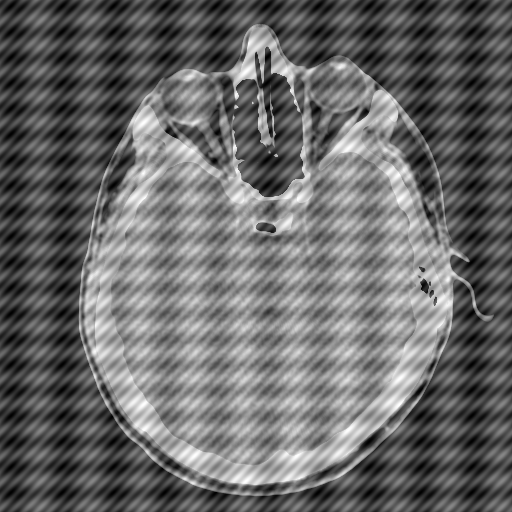
#> input picture imgs/HeadCT_degradada.tif, 512 x 512 px
$ python 001-passa-baixo.py --imagem ../imgs/HeadCT_degradada.tif
#> lines starting #> are read from the running program, lines starting #| are printed output that depends on the picture
'''
Ejercicio 1: Filtros pasa-bajos
1. Genere diferentes máscaras de promediado, utilizando filtro de promediado o
caja (box filter) y el formato cruz.
Aplique los filtros sobre una imagen y verifique los efectos de aumentar el
tamaño de la máscara en la imagen resultante.
Ayuda: mask = np.ones((3,3),np.float32)/9

2. Genere máscaras de filtrado gaussianas con diferente σ y diferente tamaño.
Visualice y aplique las máscaras sobre una imagen. Compare los resultados
con los de un filtro de promediado del mismo tamaño.

3. Utilice el filtro de mediana sobre una imagen con diferentes tamaños de ven-
tana. Compare los resultados con los filtros anteriores para un mismo tamaño.
'''

import cv2 as cv
import numpy as np
from matplotlib import pyplot as plt
import argparse


'''
    Argumentos
'''
ap = argparse.ArgumentParser()
ap.add_argument("-i", "--imagem", required=True, help="Caminho da Imagem")


'''
    Gerar kernel para filtro espacial. Tamanho ÍMPAR.
Filtro de promediado: pesos iguais, com soma sempre igual à um.
'''
def gen_kernel(tam_jan, peso, cruz=False):
    if not cruz:
        kernel = np.ones((tam_jan, tam_jan), np.float32)/peso
        return kernel
    else:
        kernel = np.zeros((tam_jan, tam_jan), np.float32)
        # Fazer cruz, posição centro
        centro = tam_jan // 2
        # Qtd elementos presentes na cruz: 2 * tam_jan - 1,

        # Para todos os elementos terem o mesmo peso:
        qtd_cruz = 2 * tam_jan - 1
        elm = 1/(peso/qtd_cruz)
        for x in range(-centro, centro + 1, 1):
            # Linha
            kernel[centro + x, centro] = elm
            # Coluna
            kernel[centro, centro + x] = elm

        return kernel

        # Para elemento central do kernel ter peso maior:
        '''
        # Para desconsiderar elemento central: -2
        qtd_cruz = 2 * tam_jan - 2
        # Elemento central da cruz
        elm_cen = 1/(peso/2)
        # Outros elementos:
        elm = 1/(elm_cen/qtd_cruz)

        for x in range(centro, centro + 1, 1):
            # Preencher cruz:
            # Linha
            kernel[centro + x, centro] = elm
            # Coluna
            kernel[centro, centro + x] = elm

        # Elemento central
        kernel[centro, centro] = elm_cen
        '''


def main():
    # Argumentos e Imagem
    args = vars(ap.parse_args())
    img = cv.imread(args["imagem"], 0)
#> img is the input picture: shape (512, 512); min 0, max 255, mean 105.3

    # Gerar kernel
    k = gen_kernel(25, (25*25))
    # Aplicar filtro
    dst = cv.filter2D(img, -1, k)
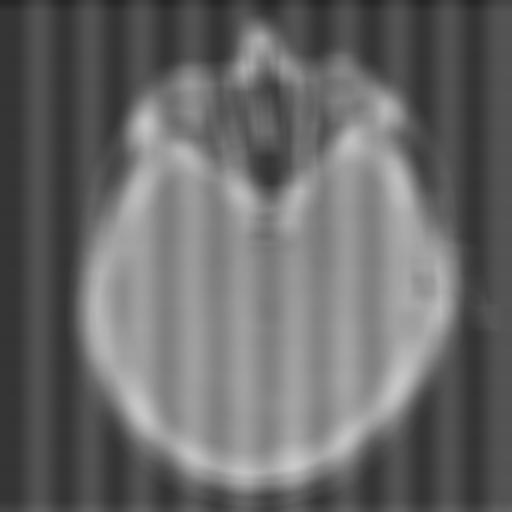
#> dst: shape (512, 512); min 38, max 201, mean 105.3
    # Filtro Gaussiano
    gauss = cv.GaussianBlur(img, (25,25), 0)
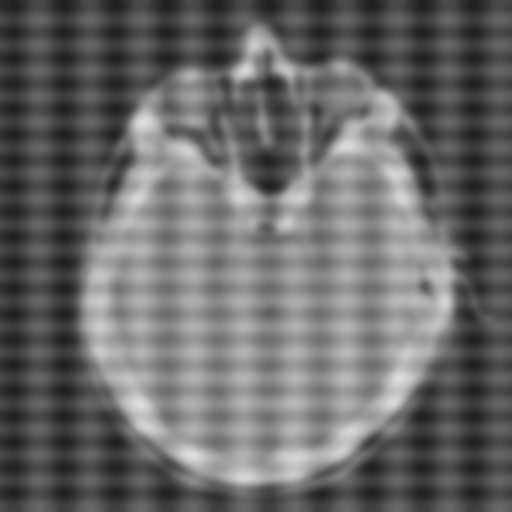
#> gauss: shape (512, 512); min 31, max 221, mean 105.3
    # Filtro de Mediana
    med = cv.medianBlur(img, 25)


    # Mostrar
    plt.subplot(2,2,1)
    plt.xticks([])
    plt.yticks([])
    plt.title("Imagem Original")
    plt.imshow(img, cmap="gray")

    plt.subplot(2,2,2)
    plt.xticks([])
    plt.yticks([])
    plt.title("Filtro de Média")
    plt.imshow(dst, cmap="gray")

    plt.subplot(2,2,3)
    plt.xticks([])
    plt.yticks([])
    plt.title("Filtro Gaussiano ")
    plt.imshow(gauss, cmap="gray")

    plt.subplot(2,2,4)
    plt.xticks([])
    plt.yticks([])
    plt.title("Filtro de Mediana")
    plt.imshow(med, cmap="gray")

    plt.show()
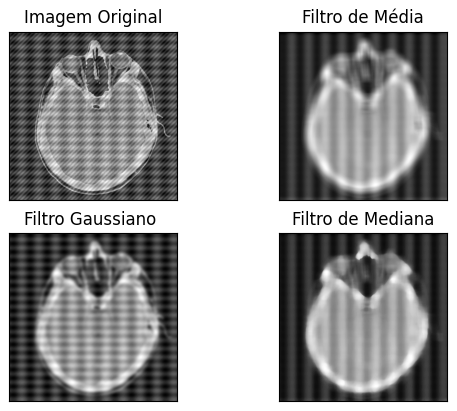
#> figure drawn by matplotlib, 4 panels


if __name__ == "__main__":
    main()

$ run again, on imgs/botellas3.tif
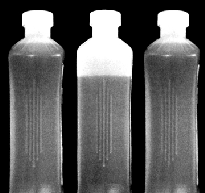
#> input picture imgs/botellas3.tif, 205 x 193 px
#> in main, img is the input picture: shape (193, 205); min 0, max 255, mean 90.4
#> in main, `dst = cv.filter2D(img, -1, k)`:
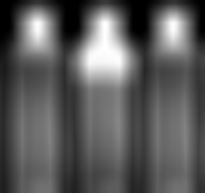
#> dst: shape (193, 205); min 0, max 255, mean 90.6
#> in main, `plt.show()`:
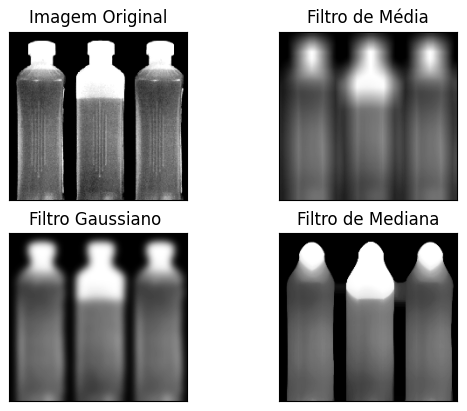
#> figure drawn by matplotlib, 4 panels

$ run again, on imgs/botellas4.tif
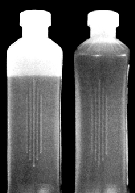
#> input picture imgs/botellas4.tif, 135 x 193 px
#> in main, img is the input picture: shape (193, 135); min 0, max 255, mean 95.4
#> in main, `dst = cv.filter2D(img, -1, k)`:
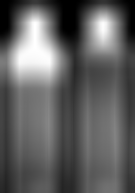
#> dst: shape (193, 135); min 0, max 255, mean 95.9
#> in main, `plt.show()`:
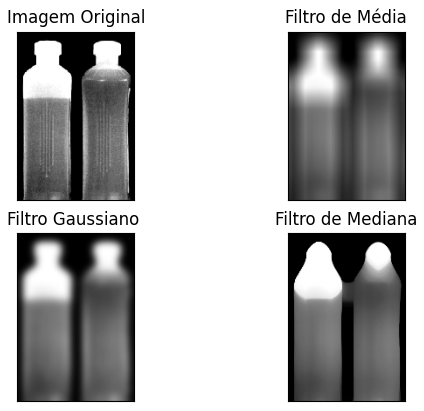
#> figure drawn by matplotlib, 4 panels

$ run again, on imgs/botellas5.tif
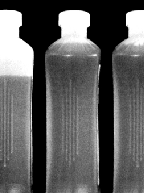
#> input picture imgs/botellas5.tif, 145 x 193 px
#> in main, img is the input picture: shape (193, 145); min 0, max 255, mean 93.9
#> in main, `gauss = cv.GaussianBlur(img, (25,25), 0)`:
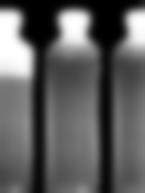
#> gauss: shape (193, 145); min 0, max 255, mean 93.5
#> in main, `plt.show()`:
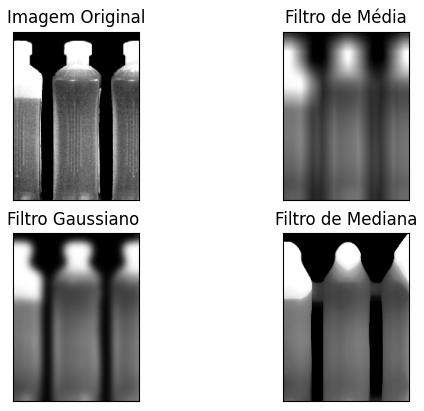
#> figure drawn by matplotlib, 4 panels
